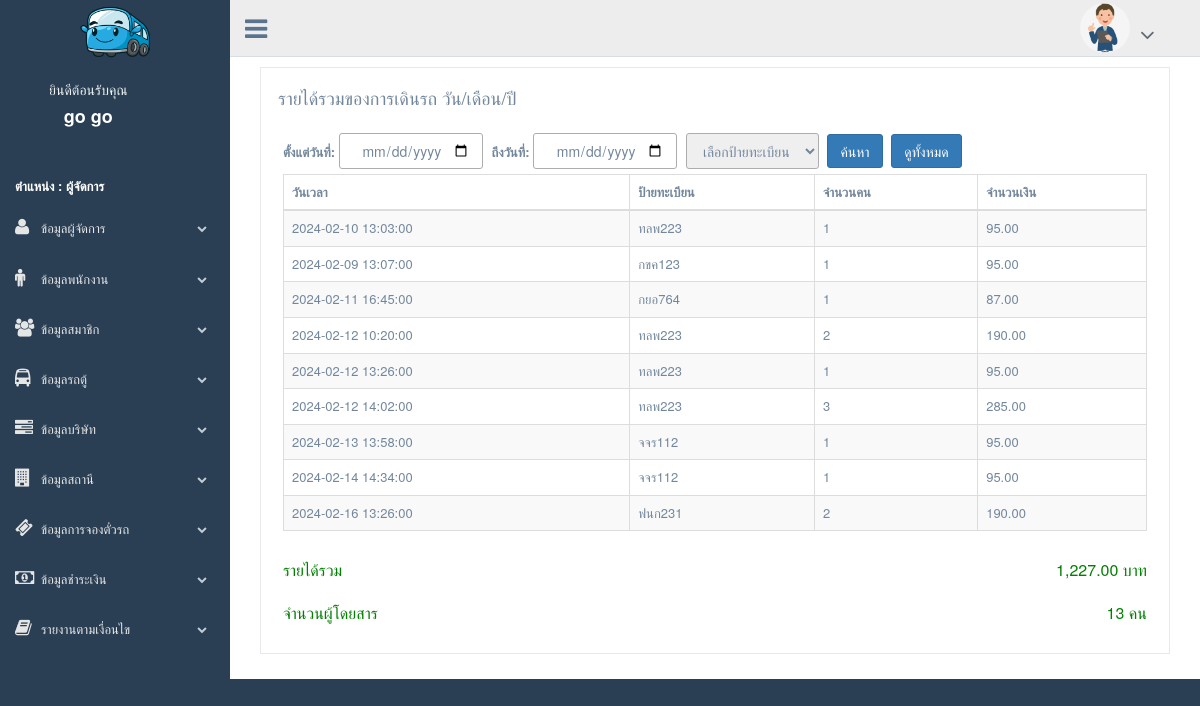
/backend/admin/reports_car.php (signed in), run on the app's committed database.
### tables this page shows
CREATE TABLE `tb_type` (
  `type_id` int(11) NOT NULL,
  `type_name` varchar(20) NOT NULL
);

CREATE TABLE `tb_payment` (
  `payment_id` int(11) NOT NULL,
  `payment_type` varchar(10) NOT NULL,
  `payment_fname` varchar(100) NOT NULL,
  `payment_lname` varchar(100) NOT NULL,
  `payment_no` varchar(6) NOT NULL,
  `payment_bank` int(11) NOT NULL,
  `payment_pay` double NOT NULL,
  `payment_tel` varchar(10) NOT NULL,
  `payment_date_time` datetime NOT NULL,
  `payment_pic` varchar(255) NOT NULL,
  `company_id` int(11) NOT NULL,
  `payment_status` int(11) NOT NULL DEFAULT '0',
  `user_idcard` varchar(13) NOT NULL,
  `station_id` int(11) NOT NULL,
  `status` int(11) NOT NULL,
  `tickets_id` int(11) NOT NULL,
  `carservice_vehicle` char(10) NOT NULL
);

CREATE TABLE `tb_tickets` (
  `tickets_id` int(11) NOT NULL,
  `tickets_date_time` datetime NOT NULL,
  `amount` varchar(3) NOT NULL,
  `station_price_tickets` double NOT NULL,
  `tickets_no` varchar(10) NOT NULL,
  `user_idcard` varchar(13) DEFAULT NULL,
  `station_id` int(11) NOT NULL,
  `company_id` int(11) NOT NULL,
  `status` int(11) NOT NULL,
  `tickets_type` varchar(50) NOT NULL,
  `carservice_vehicle` char(10) NOT NULL
);

### class_conn.php (called while the page is built, shortened)
<?php
class class_conn{
public $db_server = "localhost";
public $db_username = "root";
public $db_password = "0852009988";
public $db_database = "db_vantickets2";
public function select_base($sql){
$db_server = $this->db_server;
$db_username = $this->db_username;
$db_password = $this->db_password;
$db_database = $this->db_database;
$con = mysqli_connect($db_server,$db_username,$db_password,$db_database);
mysqli_set_charset($con,"utf8");
$result = mysqli_query($con,$sql);
return $result;
}
}
?>

### backend/admin/reports_car.php (the view, shortened to what this page needs)
<?php include('header.php'); ?>
<div class="right_col" role="main">
    <div class="col-md-12 col-sm-12 col-xs-12">
        <div class="x_panel">
            <h2>รายได้รวมของการเดินรถ วัน/เดือน/ปี</h2>
            <div class="x_content">
                <p class="text-muted font-13 m-b-30">
                <form action="reports_day1.php" method="POST">
                    <div>
                        <label for="start_date">ตั้งแต่วันที่:</label>
                        <input type="date" name="start_date" class="btn btn-light" style="border: 0.1rem solid #adadad;"
                            required>
                        <label for="end_date">ถึงวันที่:</label>
                        <input type="date" name="end_date" class="btn btn-light" style="border: 0.1rem solid #adadad;"
                            required>
                        <select name="search_plate" class="btn btn-light" style="border: 0.1rem solid #adadad;">
                            <option value="">เลือกป้ายทะเบียน</option>
                        </select>
                        <button type="submit" name="submit" class="btn btn-primary">ค้นหา</button>
                        <a href="reports_car.php" class="btn btn-primary">ดูทั้งหมด</a>
                    </div>
                </form>
                <table id="expenseTable" class="table table-striped table-bordered">
                    <thead>
                        <tr>
                            <th>วันเวลา</th>
                            <th>ป้ายทะเบียน</th>
                            <th>จำนวนคน</th>
                            <th>จำนวนเงิน</th>
                        </tr>
                    </thead>
                    <tbody>
                        <?php
                        $status = 1;
                        $sql = "SELECT *,
                            c.company_name AS c_name,
                            b.bank_name AS b_name,
                            b.bank_number AS b_number,
                            s.station_registration,
                            t.amount
                            FROM tb_payment p
                            JOIN tb_company c ON p.company_id = c.company_id
                            JOIN tb_bank b ON b.bank_id = p.payment_bank
                            JOIN tb_station s ON s.station_id = p.station_id
                            JOIN tb_tickets t ON t.tickets_id = p.tickets_id
                            WHERE p.payment_status = '$status'";
                        $result = $cls_conn->select_base($sql);
                        while ($row = mysqli_fetch_array($result)) {
                            ?>
                            <tr>
                                <td>
                                    <?= $row['payment_date_time']; ?>
                                </td>
                                <td>
                                    <?= $row['carservice_vehicle']; ?>
                                </td>
                                <td>
                                    <?= $row['amount']; ?>
                                </td>
                                <td>
                                    <?= number_format((intval($row['payment_pay'])), 2, ".", ","); ?>
                                </td>
                            </tr>
                            <?php
                        }
                        ?>
                    </tbody>
                </table>
                <label style="display: flex; align-items: center;">
                    <h4 style="margin-right: 10px;">รายได้รวม</h4>
                    <h4 style="margin-left: auto;">
                        <?php
                        $totalRevenue = 0;
                        mysqli_data_seek($result, 0);
                        while ($row = mysqli_fetch_array($result)) {
                            $totalRevenue += $row['payment_pay'];
                        }
                        echo number_format($totalRevenue, 2, ".", ",") . ' บาท';
                        ?>
                    </h4>
                </label>
                <label style="display: flex; align-items: center;">
                    <h4 style="margin-right: 10px;">จำนวนผู้โดยสาร</h4>
                    <h4 style="margin-left: auto;">
                        <?php
                        $totalPassengers = 0;
                        mysqli_data_seek($result, 0);
                        while ($row = mysqli_fetch_array($result)) {
                            $totalPassengers += $row['amount'];
                        }
                        echo number_format($totalPassengers) . ' คน';
                        ?>
                    </h4>
                </label>
            </div>
        </div>
    </div>
</div>
<?php include('footer.php'); ?>

### backend/admin/header.php (shortened to what this page needs)
<?php
include('../../class_conn.php');
$cls_conn = new class_conn;
?>
<!DOCTYPE html>
<html lang="en">
<head>
    <link href="../template/vendors/bootstrap/dist/css/bootstrap.min.css" rel="stylesheet">
    <link href="../template/vendors/font-awesome/css/font-awesome.min.css" rel="stylesheet">
    <link href="../template/vendors/nprogress/nprogress.css" rel="stylesheet">
    <link href="../template/vendors/iCheck/skins/flat/green.css" rel="stylesheet">
    <link href="../template/vendors/bootstrap-progressbar/css/bootstrap-progressbar-3.3.4.min.css" rel="stylesheet">
    <link href="../template/vendors/jqvmap/dist/jqvmap.min.css" rel="stylesheet" />
    <link href="../template/vendors/bootstrap-daterangepicker/daterangepicker.css" rel="stylesheet">
    <link href="../template/build/css/custom.min.css" rel="stylesheet">
    <link rel="stylesheet" href="https://cdn.jsdelivr.net/npm/sweetalert2@11.7.1/dist/sweetalert2.min.css">
</head>
<body class="nav-md">
    <div class="container body">
        <div class="main_container">
            <div class="col-md-3 left_col">
                <div class="left_col scroll-view">
                    <div class="navbar nav_title" style="border: 0;" align="center"><img src="../../frontend/image/car.png" width="px" height="70px" /><span></span> </div>
                    <div class="profile clearfix" style="margin-left:20px;">
                        <?php if (!isset($_SESSION['admin_id']) && !isset($_SESSION['employee_id'])) {
                            echo $cls_conn->goto_page(0, '../../login.php')
                        ?>
                        <?php  } else if (isset($_SESSION['admin_id'])) { ?>
                            <div class="profile_info" style="text-align :center;"> <span>
                                    <h2>ยินดีต้อนรับคุณ</h2>
                                    <h4 style="font-weight: bold; color:white;"> <?= $_SESSION['admin_fname'] . " " . $_SESSION['admin_lname']; ?></h4>
                                </span>
                            </div>
                        <?php   } else if (isset($_SESSION['employee_id'])) { ?>
                            <div class="profile_info" style="text-align :center;"> <span>
                                    <h2>ยินดีต้อนรับคุณ </h2>
                                    <h4 style="font-weight: bold; color:white;"><?= $_SESSION['employee_fname'] . " " . $_SESSION['employee_lname']; ?></h4>
                                    <?php
                                            $company = $_SESSION['company_id'];
                                            $sql = "select company_name from tb_company where company_id = ' $company'";
                                            $rsd = $cls_conn->select_base($sql);
                                            $row = $rsd->fetch_array();
                                            $companyName = $row['company_name'];
                                    ?>
                                    <h5 style="font-weight: bold; color:white;">บริษัท : <?=$companyName;?></h5>
                                </span>
                            </div>
                        <?php } ?>
                    </div>
                    <br />
                    <div id="sidebar-menu" class="main_menu_side hidden-print main_menu">
                        <div class="menu_section">
                            <ul class="nav side-menu">
                                <?php
                                $id = $_SESSION['type_id'];
                                $sql_a = "select type_name from tb_type where type_id = '$id'";
                                $rsd = $cls_conn->select_base($sql_a);
                                $row = $rsd->fetch_assoc();
                                $type_id = $row['type_name'];
                                if ($type_id === "ผู้จัดการ") { ?>
                                    <div class="">
                                        <p style="color:white; padding-left:15px;font-weight:bold;">ตำแหน่ง : <?= $type_id; ?></p>
                                    </div>
                                    <li><a><i class="fa fa-user"></i>ข้อมูลผู้จัดการ<span class="fa fa-chevron-down"></span></a>
                                    </li>
                                    <li><a><i class="fa fa-male"></i>ข้อมูลพนักงาน<span class="fa fa-chevron-down"></span></a>
                                    </li>
                                    <li><a><i class="fa fa-group"></i>ข้อมูลสมาชิก<span class="fa fa-chevron-down"></span></a>
                                    </li>
                                    <li><a><i class="fa fa-bus"></i>ข้อมูลรถตู้<span class="fa fa-chevron-down"></span></a>
                                    </li>
                                    <li><a><i class="fa fa-tasks"></i>ข้อมูลบริษัท<span class="fa fa-chevron-down"></span></a>
                                    </li>
                                    <li><a><i class="fa fa-building"></i>ข้อมูลสถานี<span class="fa fa-chevron-down"></span></a>
                                    </li>
                                    <li><a><i class="fa fa-ticket"></i>ข้อมูลการจองตั๋วรถ<span class="fa fa-chevron-down"></span></a>
                                    </li>
                                    <li><a><i class="fa fa-money"></i>ข้อมูลชำระเงิน<span class="fa fa-chevron-down"></span></a>
                                    </li>
                                    <li><a><i class="fa fa-book"></i>รายงานตามเงื่อนไข<span class="fa fa-chevron-down"></span></a>
                                    </li>
                                <?php    } ?>
                            </ul>
                        </div>
                    </div>
                </div>
            </div>
            <div class="top_nav">
                <div class="nav_menu">
                    <nav>
                        <div class="nav toggle"> <a id="menu_toggle"><i class="fa fa-bars"></i></a> </div>
                        <ul class="nav navbar-nav navbar-right" style="padding: 3px 0 3px 0;">
                            <li class="" style="display: grid;grid-template-columns: 60px 60px;">
                                <?php if (isset($_SESSION['admin_id'])) { ?>
                                    <span><img src="../../upload/<?= $_SESSION['admin_image']; ?>" style="width:50px;height:50px;border-radius: 50%;"></span>
                                    <span style="padding-top: 20px;">
                                        <a href="javascript:;" class="user-profile dropdown-toggle" data-toggle="dropdown" aria-expanded="false"> <span class=" fa fa-angle-down" style="font-size: 23px;"></span> </a>
                                    </span>
                                <?php } else if (isset($_SESSION['employee_id'])) { ?>
                                    <span><img src="../../upload/<?= $_SESSION['employee_image']; ?>" style="width:50px;height:50px;border-radius: 50%;"></span>
                                    <span style="padding-top: 20px;">
                                        <a href="javascript:;" class="user-profile dropdown-toggle" data-toggle="dropdown" aria-expanded="false"> <span class=" fa fa-angle-down" style="font-size: 23px;"></span> </a>
                                        <ul class="dropdown-menu dropdown-usermenu pull-right">
                                            <li><a href="editProfile_employee.php">แก้ไขข้อมูลส่วนตัว</a></li>
                                            <li><a href="logout.php"><i class="fa fa-sign-out"></i>ออกจากระบบ</a></li>
                                    </span>
                                <?php } ?>
                            </li>
                        </ul>
                    </nav>
                </div>
            </div>

### backend/admin/reports_car.php (style rules this page uses)
h4 { color: green; }

### data on the page
tb_type: type_name "ผู้จัดการ"
tb_payment: payment_date_time "2024-02-10 13:03:00", tickets.carservice_vehicle "ทลพ223", tickets.amount "1", payment_pay "95.00"
tb_payment: payment_date_time "2024-02-09 13:07:00", tickets.carservice_vehicle "กขค123", tickets.amount "1", payment_pay "95.00"
tb_payment: payment_date_time "2024-02-11 16:45:00", tickets.carservice_vehicle "กยอ764", tickets.amount "1", payment_pay "87.00"
tb_payment: payment_date_time "2024-02-12 10:20:00", tickets.carservice_vehicle "ทลพ223", tickets.amount "2", payment_pay "190.00"
tb_payment: payment_date_time "2024-02-12 13:26:00", tickets.carservice_vehicle "ทลพ223", tickets.amount "1", payment_pay "95.00"
tb_payment: payment_date_time "2024-02-12 14:02:00", tickets.carservice_vehicle "ทลพ223", tickets.amount "3", payment_pay "285.00"
tb_payment: payment_date_time "2024-02-13 13:58:00", tickets.carservice_vehicle "จจร112", tickets.amount "1", payment_pay "95.00"
tb_payment: payment_date_time "2024-02-14 14:34:00", tickets.carservice_vehicle "จจร112", tickets.amount "1", payment_pay "95.00"
tb_payment: payment_date_time "2024-02-16 13:26:00", tickets.carservice_vehicle "ฟนก231", tickets.amount "2", payment_pay "190.00"

### other printed values
$_SESSION['admin_fname'] "go"
$_SESSION['admin_lname'] "go"
$totalRevenue "1,227.00"
$totalPassengers "13"
